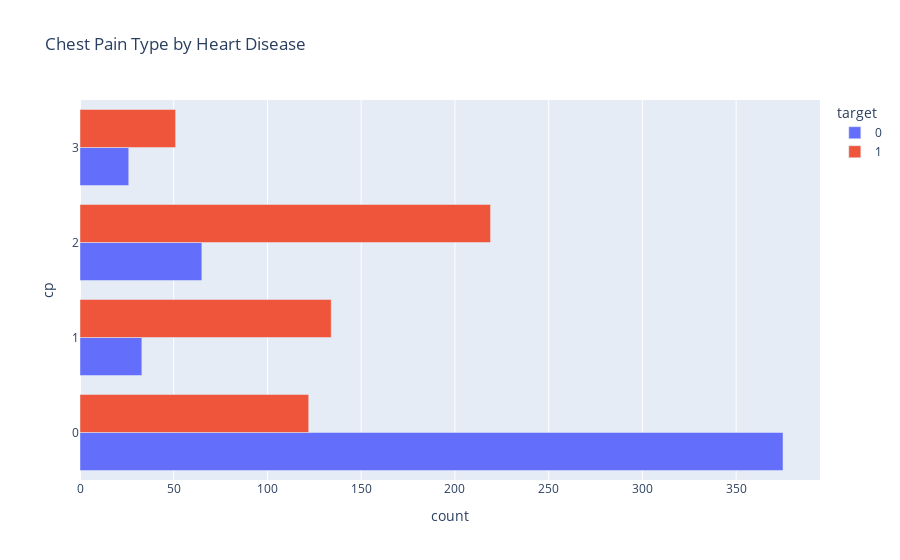

Notebook code cell kept with this figure:
### Markdown cell above
Male tends to have higher chance of getting heart disease than female.

### Code cell
# Which chest pain type has higest posiibilities lead to heart disease?
df_cp_tar = df.copy()

df_cp_tar['cp'] = df_cp_tar['cp'].astype(object)
df_cp_tar['target'] = df_cp_tar['target'].astype('category')

df_cp_tar = df_cp_tar.groupby(['cp', 'target'], as_index=False)['age'].count()

# Column chart for gender and target by total
fig_cp_tar = px.bar(df_cp_tar, x='age', y='cp', 
                 barmode='group', color='target',
                 labels={'age':'count'}, orientation='h',
                 title='Chest Pain Type by Heart Disease')
fig_cp_tar.update_layout(showlegend=True)

fig_cp_tar.show()

### Figure 1 — Plotly figure (JSON) as saved in the notebook; plotly's stock layout.template omitted (floating-point values rounded to 4 significant figures)
{"data": [{"alignmentgroup": "True", "hovertemplate": "target=0<br>count=%{x}<br>cp=%{y}<extra></extra>", "legendgroup": "0", "marker": {"color": "#636efa", "pattern": {"shape": ""}}, "name": "0", "offsetgroup": "0", "orientation": "h", "showlegend": true, "textposition": "auto", "type": "bar", "x": [375, 33, 65, 26], "xaxis": "x", "y": [0, 1, 2, 3], "yaxis": "y"}, {"alignmentgroup": "True", "hovertemplate": "target=1<br>count=%{x}<br>cp=%{y}<extra></extra>", "legendgroup": "1", "marker": {"color": "#EF553B", "pattern": {"shape": ""}}, "name": "1", "offsetgroup": "1", "orientation": "h", "showlegend": true, "textposition": "auto", "type": "bar", "x": [122, 134, 219, 51], "xaxis": "x", "y": [0, 1, 2, 3], "yaxis": "y"}], "layout": {"barmode": "group", "legend": {"title": {"text": "target"}, "tracegroupgap": 0}, "showlegend": true, "title": {"text": "Chest Pain Type by Heart Disease"}, "xaxis": {"anchor": "y", "domain": [0, 1], "title": {"text": "count"}}, "yaxis": {"anchor": "x", "domain": [0, 1], "title": {"text": "cp"}}}}
